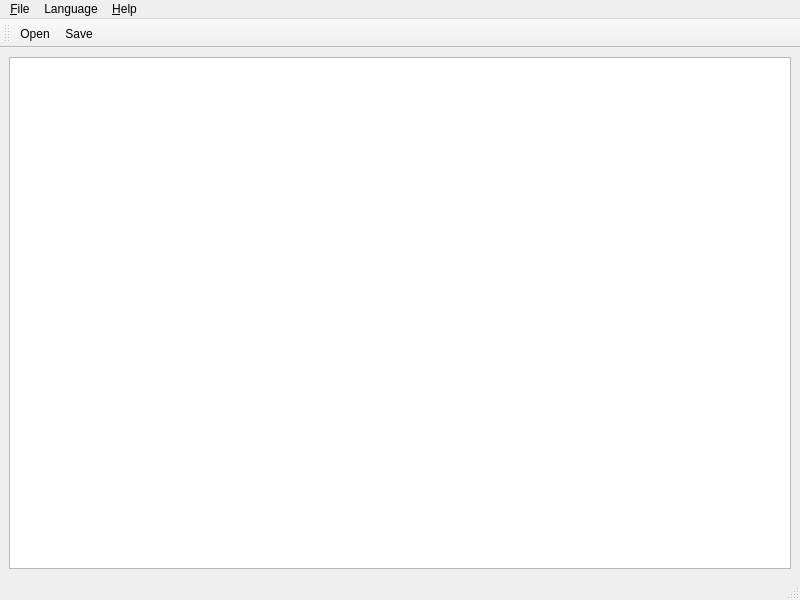
<?xml version="1.0" encoding="UTF-8"?>
<ui version="4.0">
 <class>Editor</class>
 <widget class="QMainWindow" name="Editor">
  <property name="geometry">
   <rect>
    <x>0</x>
    <y>0</y>
    <width>800</width>
    <height>600</height>
   </rect>
  </property>
  <property name="windowTitle">
   <string>MainWindow</string>
  </property>
  <widget class="QWidget" name="centralwidget">
   <layout class="QVBoxLayout" name="verticalLayout">
    <item>
     <widget class="QTextEdit" name="textEdit"/>
    </item>
   </layout>
  </widget>
  <widget class="QMenuBar" name="menubar">
   <property name="geometry">
    <rect>
     <x>0</x>
     <y>0</y>
     <width>800</width>
     <height>22</height>
    </rect>
   </property>
   <widget class="QMenu" name="menu_File">
    <property name="title">
     <string>&amp;File</string>
    </property>
    <addaction name="action_Open"/>
    <addaction name="action_Save"/>
    <addaction name="separator"/>
    <addaction name="action_Quit"/>
   </widget>
   <widget class="QMenu" name="menu_Help">
    <property name="title">
     <string>&amp;Help</string>
    </property>
    <addaction name="actionAbout"/>
    <addaction name="actionAbout_Qt"/>
   </widget>
   <widget class="QMenu" name="menuLanguage">
    <property name="title">
     <string>Language</string>
    </property>
   </widget>
   <addaction name="menu_File"/>
   <addaction name="menuLanguage"/>
   <addaction name="menu_Help"/>
  </widget>
  <widget class="QStatusBar" name="statusbar"/>
  <widget class="QToolBar" name="toolBar">
   <property name="windowTitle">
    <string>toolBar</string>
   </property>
   <attribute name="toolBarArea">
    <enum>TopToolBarArea</enum>
   </attribute>
   <attribute name="toolBarBreak">
    <bool>false</bool>
   </attribute>
   <addaction name="action_Open"/>
   <addaction name="action_Save"/>
  </widget>
  <action name="action_Open">
   <property name="icon">
    <iconset theme="QIcon::ThemeIcon::DocumentOpen"/>
   </property>
   <property name="text">
    <string>&amp;Open</string>
   </property>
  </action>
  <action name="action_Save">
   <property name="icon">
    <iconset theme="QIcon::ThemeIcon::DocumentSave"/>
   </property>
   <property name="text">
    <string>&amp;Save</string>
   </property>
  </action>
  <action name="action_Quit">
   <property name="text">
    <string>&amp;Quit</string>
   </property>
  </action>
  <action name="actionAbout">
   <property name="text">
    <string>About</string>
   </property>
  </action>
  <action name="actionAbout_Qt">
   <property name="text">
    <string>About Qt</string>
   </property>
  </action>
 </widget>
 <resources/>
 <connections/>
</ui>
